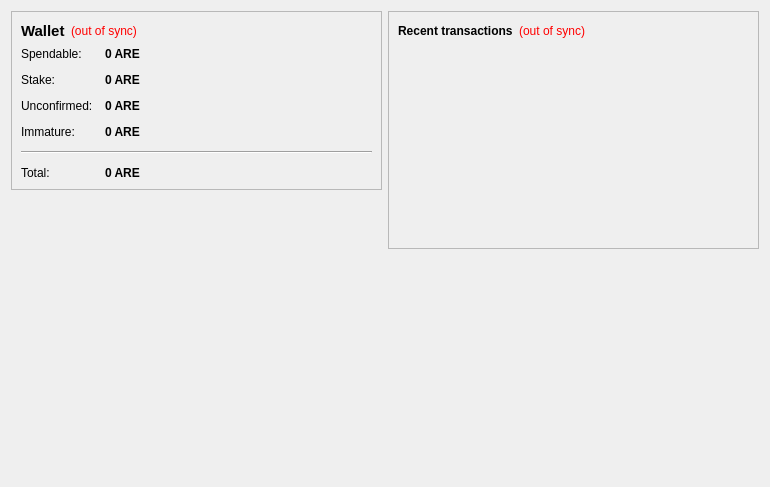
<?xml version="1.0" encoding="UTF-8"?>
<ui version="4.0">
 <class>OverviewPage</class>
 <widget class="QWidget" name="OverviewPage">
  <property name="geometry">
   <rect>
    <x>0</x>
    <y>0</y>
    <width>770</width>
    <height>487</height>
   </rect>
  </property>
  <property name="windowTitle">
   <string>Form</string>
  </property>
  <layout class="QHBoxLayout" name="horizontalLayout" stretch="1,1">
   <item>
    <layout class="QVBoxLayout" name="verticalLayout_2">
     <item>
      <widget class="QFrame" name="frame">
       <property name="frameShape">
        <enum>QFrame::StyledPanel</enum>
       </property>
       <property name="frameShadow">
        <enum>QFrame::Raised</enum>
       </property>
       <layout class="QVBoxLayout" name="verticalLayout_4">
        <item>
         <layout class="QHBoxLayout" name="horizontalLayout_4">
          <item>
           <widget class="QLabel" name="label_5">
            <property name="font">
             <font>
              <pointsize>11</pointsize>
              <weight>75</weight>
              <bold>true</bold>
             </font>
            </property>
            <property name="text">
             <string>Wallet</string>
            </property>
           </widget>
          </item>
          <item>
           <widget class="QLabel" name="labelWalletStatus">
            <property name="toolTip">
             <string>The displayed information may be out of date. Your wallet automatically synchronizes with the AureusCoin network after a connection is established, but this process has not completed yet.</string>
            </property>
            <property name="styleSheet">
             <string notr="true">QLabel { color: red; }</string>
            </property>
            <property name="text">
             <string notr="true">(out of sync)</string>
            </property>
            <property name="alignment">
             <set>Qt::AlignLeading|Qt::AlignLeft|Qt::AlignVCenter</set>
            </property>
           </widget>
          </item>
          <item>
           <spacer name="horizontalSpacer_2">
            <property name="orientation">
             <enum>Qt::Horizontal</enum>
            </property>
            <property name="sizeHint" stdset="0">
             <size>
              <width>40</width>
              <height>20</height>
             </size>
            </property>
           </spacer>
          </item>
         </layout>
        </item>
        <item>
         <layout class="QFormLayout" name="formLayout_2">
          <property name="fieldGrowthPolicy">
           <enum>QFormLayout::AllNonFixedFieldsGrow</enum>
          </property>
          <property name="horizontalSpacing">
           <number>12</number>
          </property>
          <property name="verticalSpacing">
           <number>12</number>
          </property>
          <item row="0" column="0">
           <widget class="QLabel" name="label">
            <property name="text">
             <string>Spendable:</string>
            </property>
           </widget>
          </item>
          <item row="0" column="1">
           <widget class="QLabel" name="labelBalance">
            <property name="font">
             <font>
              <weight>75</weight>
              <bold>true</bold>
             </font>
            </property>
            <property name="cursor">
             <cursorShape>IBeamCursor</cursorShape>
            </property>
            <property name="toolTip">
             <string>Your current spendable balance</string>
            </property>
            <property name="text">
             <string notr="true">0 ARE</string>
            </property>
            <property name="textInteractionFlags">
             <set>Qt::LinksAccessibleByMouse|Qt::TextSelectableByKeyboard|Qt::TextSelectableByMouse</set>
            </property>
           </widget>
          </item>
          <item row="1" column="0">
           <widget class="QLabel" name="label_6">
            <property name="text">
             <string>Stake:</string>
            </property>
           </widget>
          </item>
          <item row="1" column="1">
           <widget class="QLabel" name="labelStake">
            <property name="font">
             <font>
              <weight>75</weight>
              <bold>true</bold>
             </font>
            </property>
            <property name="cursor">
             <cursorShape>IBeamCursor</cursorShape>
            </property>
            <property name="toolTip">
             <string>Total of coins that was staked, and do not yet count toward the current balance</string>
            </property>
            <property name="text">
             <string notr="true">0 ARE</string>
            </property>
            <property name="textInteractionFlags">
             <set>Qt::LinksAccessibleByMouse|Qt::TextSelectableByKeyboard|Qt::TextSelectableByMouse</set>
            </property>
           </widget>
          </item>
          <item row="2" column="0">
           <widget class="QLabel" name="label_3">
            <property name="text">
             <string>Unconfirmed:</string>
            </property>
           </widget>
          </item>
          <item row="2" column="1">
           <widget class="QLabel" name="labelUnconfirmed">
            <property name="font">
             <font>
              <weight>75</weight>
              <bold>true</bold>
             </font>
            </property>
            <property name="cursor">
             <cursorShape>IBeamCursor</cursorShape>
            </property>
            <property name="toolTip">
             <string>Total of transactions that have yet to be confirmed, and do not yet count toward the current balance</string>
            </property>
            <property name="text">
             <string notr="true">0 ARE</string>
            </property>
            <property name="textInteractionFlags">
             <set>Qt::LinksAccessibleByMouse|Qt::TextSelectableByKeyboard|Qt::TextSelectableByMouse</set>
            </property>
           </widget>
          </item>
          <item row="3" column="0">
           <widget class="QLabel" name="labelImmatureText">
            <property name="text">
             <string>Immature:</string>
            </property>
           </widget>
          </item>
          <item row="3" column="1">
           <widget class="QLabel" name="labelImmature">
            <property name="font">
             <font>
              <weight>75</weight>
              <bold>true</bold>
             </font>
            </property>
            <property name="toolTip">
             <string>Mined balance that has not yet matured</string>
            </property>
            <property name="text">
             <string notr="true">0 ARE</string>
            </property>
            <property name="textInteractionFlags">
             <set>Qt::LinksAccessibleByMouse|Qt::TextSelectableByKeyboard|Qt::TextSelectableByMouse</set>
            </property>
           </widget>
          </item>
          <item row="4" column="0" colspan="2">
           <widget class="Line" name="line">
            <property name="orientation">
             <enum>Qt::Horizontal</enum>
            </property>
           </widget>
          </item>
          <item row="5" column="0">
           <widget class="QLabel" name="labelTotalText">
            <property name="text">
             <string>Total:</string>
            </property>
           </widget>
          </item>
          <item row="5" column="1">
           <widget class="QLabel" name="labelTotal">
            <property name="font">
             <font>
              <weight>75</weight>
              <bold>true</bold>
             </font>
            </property>
            <property name="cursor">
             <cursorShape>IBeamCursor</cursorShape>
            </property>
            <property name="toolTip">
             <string>Your current total balance</string>
            </property>
            <property name="text">
             <string notr="true">0 ARE</string>
            </property>
            <property name="textInteractionFlags">
             <set>Qt::LinksAccessibleByMouse|Qt::TextSelectableByKeyboard|Qt::TextSelectableByMouse</set>
            </property>
           </widget>
          </item>
         </layout>
        </item>
       </layout>
      </widget>
     </item>
     <item>
      <spacer name="verticalSpacer">
       <property name="orientation">
        <enum>Qt::Vertical</enum>
       </property>
       <property name="sizeHint" stdset="0">
        <size>
         <width>20</width>
         <height>40</height>
        </size>
       </property>
      </spacer>
     </item>
     <item>
      <widget class="QLabel" name="label_2">
       <property name="autoFillBackground">
        <bool>true</bool>
       </property>
       <property name="text">
        <string/>
       </property>
       <property name="pixmap">
        <pixmap resource="../bitcoin.qrc">:/icons/drmbg</pixmap>
       </property>
       <property name="scaledContents">
        <bool>false</bool>
       </property>
       <property name="margin">
        <number>0</number>
       </property>
      </widget>
     </item>
    </layout>
   </item>
   <item>
    <layout class="QVBoxLayout" name="verticalLayout_3">
     <item>
      <widget class="QFrame" name="frame_2">
       <property name="frameShape">
        <enum>QFrame::StyledPanel</enum>
       </property>
       <property name="frameShadow">
        <enum>QFrame::Raised</enum>
       </property>
       <layout class="QVBoxLayout" name="verticalLayout">
        <item>
         <layout class="QHBoxLayout" name="horizontalLayout_2">
          <item>
           <widget class="QLabel" name="label_4">
            <property name="text">
             <string>&lt;b&gt;Recent transactions&lt;/b&gt;</string>
            </property>
           </widget>
          </item>
          <item>
           <widget class="QLabel" name="labelTransactionsStatus">
            <property name="toolTip">
             <string>The displayed information may be out of date. Your wallet automatically synchronizes with the AureusCoin network after a connection is established, but this process has not completed yet.</string>
            </property>
            <property name="styleSheet">
             <string notr="true">QLabel { color: red; }</string>
            </property>
            <property name="text">
             <string notr="true">(out of sync)</string>
            </property>
            <property name="alignment">
             <set>Qt::AlignRight|Qt::AlignTrailing|Qt::AlignVCenter</set>
            </property>
           </widget>
          </item>
          <item>
           <spacer name="horizontalSpacer">
            <property name="orientation">
             <enum>Qt::Horizontal</enum>
            </property>
            <property name="sizeHint" stdset="0">
             <size>
              <width>40</width>
              <height>20</height>
             </size>
            </property>
           </spacer>
          </item>
         </layout>
        </item>
        <item>
         <widget class="QListView" name="listTransactions">
          <property name="styleSheet">
           <string notr="true">QListView { background: transparent; }</string>
          </property>
          <property name="frameShape">
           <enum>QFrame::NoFrame</enum>
          </property>
          <property name="verticalScrollBarPolicy">
           <enum>Qt::ScrollBarAlwaysOff</enum>
          </property>
          <property name="horizontalScrollBarPolicy">
           <enum>Qt::ScrollBarAlwaysOff</enum>
          </property>
          <property name="selectionMode">
           <enum>QAbstractItemView::NoSelection</enum>
          </property>
         </widget>
        </item>
       </layout>
      </widget>
     </item>
     <item>
      <spacer name="verticalSpacer_2">
       <property name="orientation">
        <enum>Qt::Vertical</enum>
       </property>
       <property name="sizeHint" stdset="0">
        <size>
         <width>20</width>
         <height>40</height>
        </size>
       </property>
      </spacer>
     </item>
    </layout>
   </item>
  </layout>
 </widget>
 <resources>
  <include location="../bitcoin.qrc"/>
 </resources>
 <connections/>
</ui>
